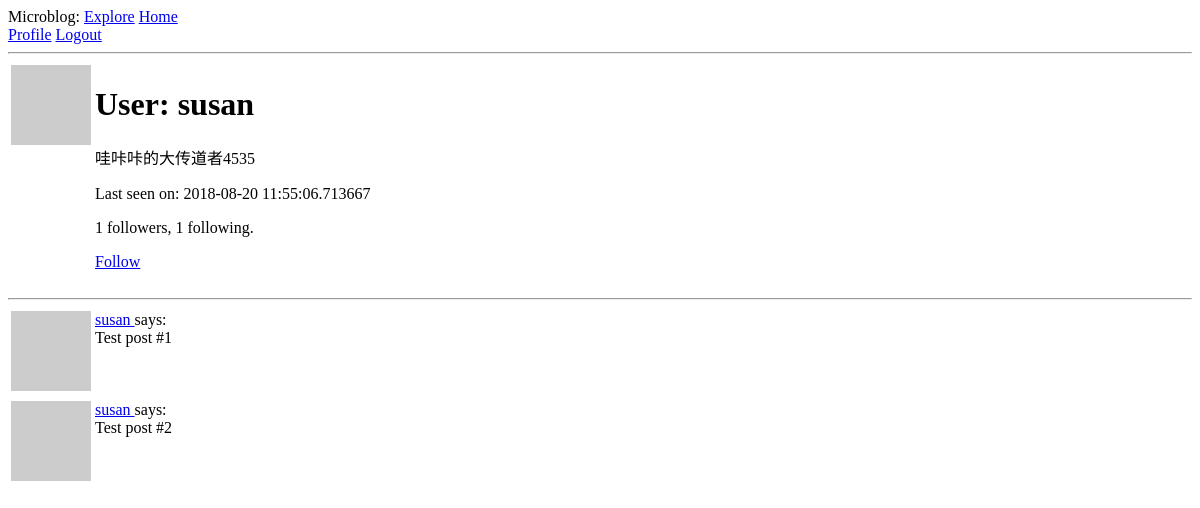
The page /user/susan (signed in) on the database as committed earlier.
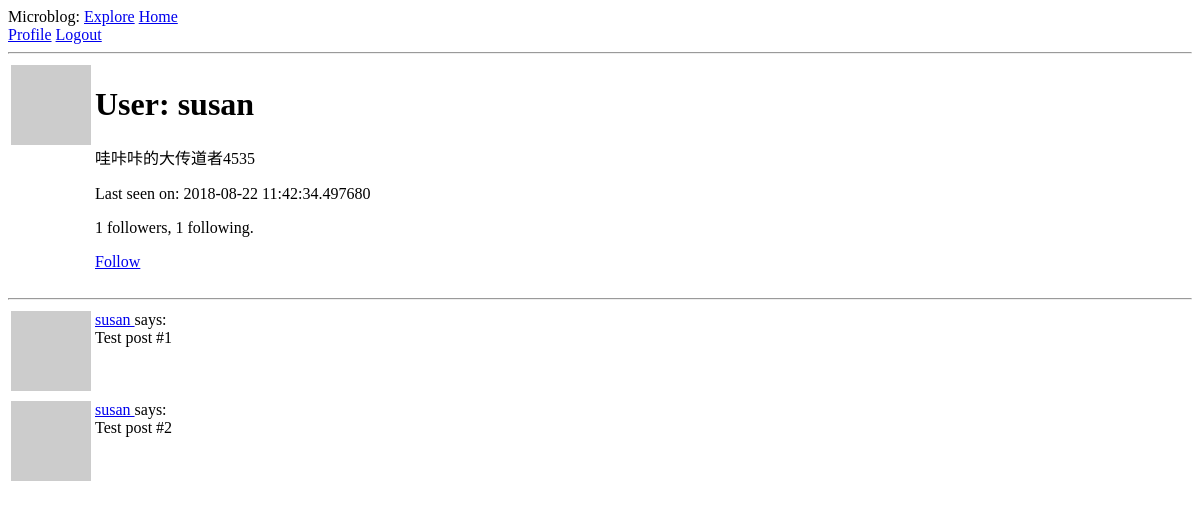
The same page on the database as committed later.
### app/models.py (models this page shows, shortened)
class User(UserMixin, db.Model):
    id = db.Column(db.Integer, primary_key=True)
    username = db.Column(db.String(64), index=True, unique=True)
    email = db.Column(db.String(120), index=True, unique=True)
    password_hash = db.Column(db.String(128))
    posts = db.relationship("Post", backref='author', lazy='dynamic')
    about_me = db.Column(db.String(140))
    last_seen = db.Column(db.DateTime, default=datetime.utcnow)
    followed = db.relationship(
        'User', secondary=followers,
        primaryjoin=(followers.c.follower_id == id),
        secondaryjoin=(followers.c.followed_id == id),
        backref=db.backref('followers', lazy='dynamic'), lazy='dynamic'
    )
    def avatar(self, size):
        digest = md5(self.email.lower().encode('utf-8')).hexdigest()
        return 'https://www.gravatar.com/avatar/{}?d=identicon&s={}'.format(digest, size)
    def is_following(self, user):
        return self.followed.filter(followers.c.followed_id == user.id).count() > 0

### app/routes.py (the view)
@app.route("/user/<username>")
@login_required
def user(username):
    user = User.query.filter_by(username=username).first_or_404()
    posts = [
        {"author": user, "body": "Test post #1"},
        {"author": user, "body": "Test post #2"}
    ]
    return render_template("user.html", user=user, posts=posts)

### app/models.py (called while the page is built)
@login.user_loader
def load_user(id):
    return User.query.get(int(id))

### app/routes.py (called while the page is built)
@app.before_request
def before_request():
    if current_user.is_authenticated:
        current_user.last_seen = datetime.utcnow()
        db.session.commit()

### app/templates/user.html
{% extends "base.html" %}
{% block content %}
    <table>
        <tr valign="top">
            <td><img src="{{ user.avatar(128) }}"></td>
            <td>
                <h1>User: {{ user.username }}</h1>
                {% if user.about_me %}<p>{{ user.about_me }}</p>{% endif %}
                {% if user.last_seen %}<p>Last seen on: {{ user.last_seen }}</p>{% endif %}
                <p>{{ user.followers.count() }} followers, {{ user.followed.count() }} following.</p>
                {% if user == current_user %}
                <p><a href="{{ url_for('edit_profile') }}">Edit your profile</a></p>
                {% elif not current_user.is_following(user) %}
                <p><a href="{{ url_for('follow', username=user.username) }}">Follow</a> </p>
                {% else %}}
                <p><a href="{{ url_for('unfollow', username=user.username) }}">Unfollow</a> </p>
                {% endif %}
            </td>
        </tr>
    </table>
    <hr>
	{% for post in posts %}
        {% include "_post.html" %}
	{% endfor %}
{% endblock %}

### app/templates/base.html (shortened to what this page needs)
<!DOCTYPE html>
<html>
    <head>
    </head>
    <body>
        <div>Microblog:
            <a href="{{ url_for('explore') }}">Explore</a>
            <a href="{{ url_for('index') }}">Home</a></div>
            {% if current_user.is_anonymous %}
            <a href="{{ url_for('login') }}">Login</a></div>
            {% else %}
            <a href="{{ url_for('user', username=current_user.username) }}">Profile</a>
            <a href="{{ url_for('logout') }}">Logout</a>
            {% endif %}
        <hr>
        {% block content %}{% endblock %}
    </body>
</html>

### app/templates/_post.html
<table>
    <tr valign="top">
        <td><img src="{{ post.author.avatar(36) }}"></td>
        <td>
            <a href="{{ url_for('user', username=post.author.username) }}">
                {{ post.author.username }}
            </a>
            says:<br>{{ post.body }}
        </td>
    </tr>
</table>

Rows that differ between the two databases and show on the page:
changed User "susan": last_seen "2018-08-20 11:55:06.713667" → "2018-08-22 11:42:34.497680"
